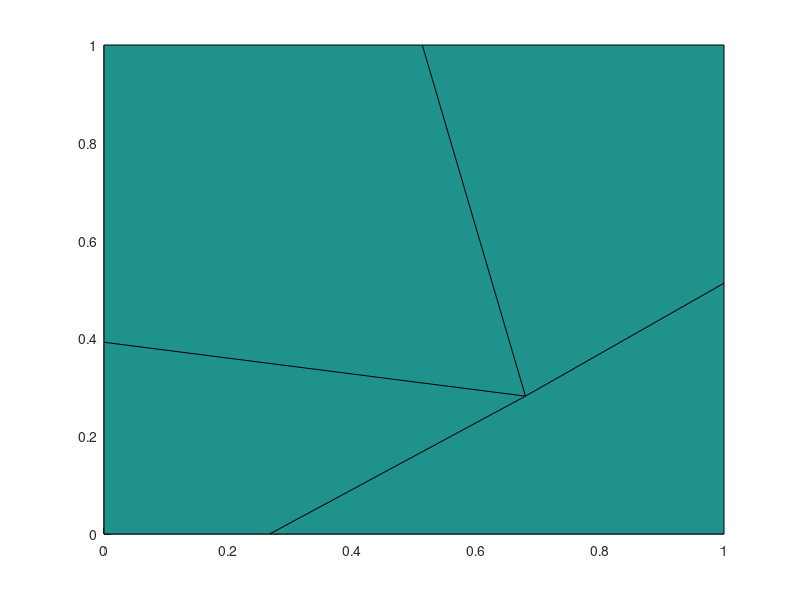
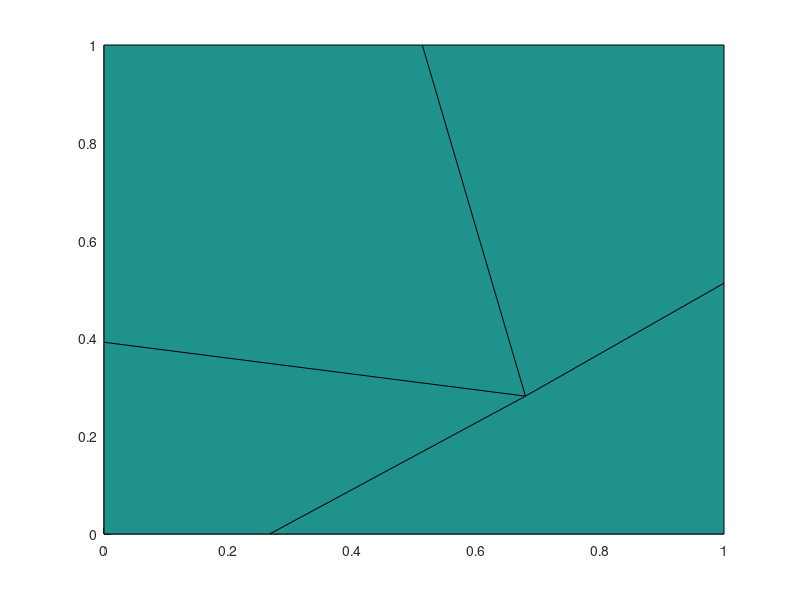
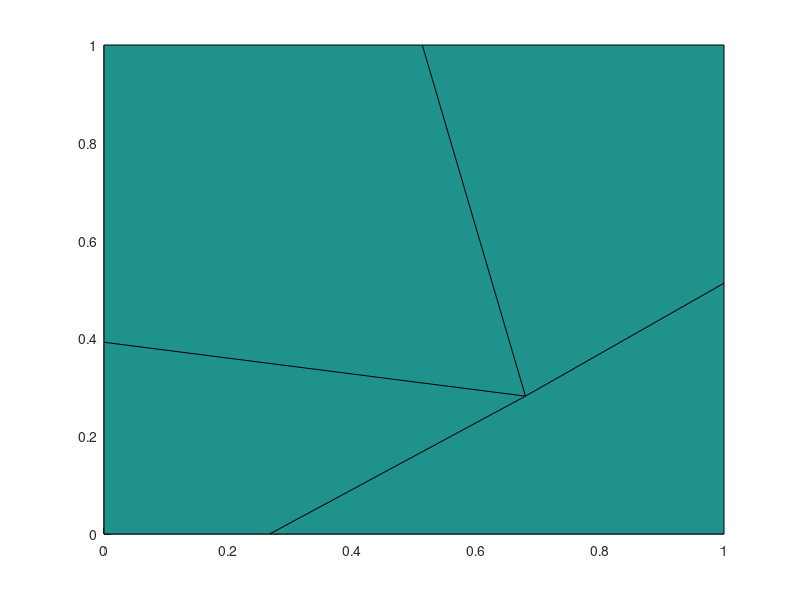

The MATLAB source for these figures, in order:
clear all; close all; clc;

% This routine generates an nm by nm mesh, commonly known as a
% Shestakov mesh, with 0 < r < rm and 0 < z < zm. The randomness
% is controlled by parameter "a", where 0 <= a <= 0.5. A value of 
% a = 0.5 gives a rectangular % mesh. Boomerang zones are allowed 
% but bowties are not allowed.
%
% Matlab version by Jean C. Ragusa, Texas A&M University, April 1, 2013
% (jean.ragusa@tamu.edu)
%
% based on the original Fortran program by Alek Sheshakov (LLNL); that 
% program is found in: Nuclear Science & Engineering, Vol 105, pp.88-104 
% (1990), "Test Problems in Radiative Transfer Calculations", by A. Shestakov, 
% D. Kershaw, and G. Zimmerman
%
% Many thanks to Michael Hall (LANL) for providing a copy of the F77 
% program


% number of subdivisions of the original rectangle
nc = 1;
% random parameter
a  = 0.25;
% rectangle dimensions
L = 1;
rm = L;
zm = L;

% allocate memory
nm = 2^nc + 1
ind = nm-1;
r=zeros(nm,nm);
z=zeros(nm,nm);

% initialize 4 corners
for i = 0:1
    k = 1 + i*ind;
    for j = 0:1
        l = 1 + j*ind;
        r(k,l) = L*(1-i);
        z(k,l) = L*j;
    end
end

% fill in the rest of the points
for nl = 0:nc-1
    nn = 2^nl;
    inc = ind/nn;
    inch = inc/2;
    for k = 1:nn
        k1 = 1+(k-1)*inc;
        k2 = k1+inc;
        k3 = k1+inch;
        for l = 1:nn
            l1 = 1+(l-1)*inc;
            l2 = l1+inc;
            l3 = l1+inch;
            if (l==1)
                ar = a+rand(1,1)*(1-2*a);
                r(k3,l1) = ar*r(k1,l1)+(1-ar)*r(k2,l1);
                z(k3,l1) = ar*z(k1,l1)+(1-ar)*z(k2,l1);
            end
            ar = a+rand(1,1)*(1-2*a);
            r(k2,l3) = ar*r(k2,l1)+(1-ar)*r(k2,l2);
            z(k2,l3) = ar*z(k2,l1)+(1-ar)*z(k2,l2);
            ar = a+rand(1,1)*(1-2*a);
            r(k3,l2) = ar*r(k1,l2)+(1-ar)*r(k2,l2);
            z(k3,l2) = ar*z(k1,l2)+(1-ar)*z(k2,l2);
            if (k==1)
                ar = a+rand(1,1)*(1-2*a);
                r(k1,l3) = ar*r(k1,l1)+(1-ar)*r(k1,l2);
                z(k1,l3) = ar*z(k1,l1)+(1-ar)*z(k1,l2);
            end
            ar = a+rand(1,1)*(1-2*a);
            br = a+rand(1,1)*(1-2*a);
            r1 = r(k1,l1);
            r2 = r(k2,l1);
            r3 = r(k2,l2);
            r4 = r(k1,l2);
            z1 = z(k1,l1);
            z2 = z(k2,l1);
            z3 = z(k2,l2);
            z4 = z(k1,l2);
            % check for boomerang zones
            det2 = (r2-r1)*(z3-z2)-(r3-r2)*(z2-z1);
            det3 = (r3-r2)*(z4-z3)-(r4-r3)*(z3-z2);
            det4 = (r4-r3)*(z1-z4)-(r1-r4)*(z4-z3);
            det1 = (r1-r4)*(z2-z1)-(r2-r1)*(z1-z4);
            if (det2>0)
                d = (r4-r3)*(z2-z1)-(r2-r1)*(z4-z3);
                r3p = ((r2-r1)*(r4*z3-r3*z4)-(r4-r3)*(r2*z1-r1*z2))/d;
                z3p = ((z2-z1)*(r4*z3-r3*z4)-(z4-z3)*(r2*z1-r1*z2))/d;
                d = (r4-r1)*(z2-z3)-(r2-r3)*(z4-z1);
                r1p = ((r2-r3)*(r4*z1-r1*z4)-(r4-r1)*(r2*z3-r3*z2))/d;
                z1p = ((z2-z3)*(r4*z1-r1*z4)-(z4-z1)*(r2*z3-r3*z2))/d;
                r3 = r3p;
                z3 = z3p;
                r1 = r1p;
                z1 = z1p;
            elseif (det3>0)
                d = (r1-r4)*(z3-z2)-(r3-r2)*(z1-z4);
                r4p = ((r3-r2)*(r1*z4-r4*z1)-(r1-r4)*(r3*z2-r2*z3))/d;
                z4p = ((z3-z2)*(r1*z4-r4*z1)-(z1-z4)*(r3*z2-r2*z3))/d;
                d = (r1-r2)*(z3-z4)-(r3-r4)*(z1-z2);
                r2p = ((r3-r4)*(r1*z2-r2*z1)-(r1-r2)*(r3*z4-r4*z3))/d;
                z2p = ((z3-z4)*(r1*z2-r2*z1)-(z1-z2)*(r3*z4-r4*z3))/d;
                r4 = r4p;
                z4 = z4p;
                r2 = r2p;
                z2 = z2p;
            elseif (det4>0)
                d = (r2-r1)*(z4-z3)-(r4-r3)*(z2-z1);
                r1p = ((r4-r3)*(r2*z1-r1*z2)-(r2-r1)*(r4*z3-r3*z4))/d;
                z1p = ((z4-z3)*(r2*z1-r1*z2)-(z2-z1)*(r4*z3-r3*z4))/d;
                d = (r2-r3)*(z4-z1)-(r4-r1)*(z2-z3);
                r3p = ((r4-r1)*(r2*z3-r3*z2)-(r2-r3)*(r4*z1-r1*z4))/d;
                z3p = ((z4-z1)*(r2*z3-r3*z2)-(z2-z3)*(r4*z1-r1*z4))/d;
                r1 = r1p;
                z1 = z1p;
                r3 = r3p;
                z3 = z3p;
            elseif (det1>0)
                d = (r3-r2)*(z1-z4)-(r1-r4)*(z3-z2);
                r2p = ((r1-r4)*(r3*z2-r2*z3)-(r3-r2)*(r1*z4-r4*z1))/d;
                z2p = ((z1-z4)*(r3*z2-r2*z3)-(z3-z2)*(r1*z4-r4*z1))/d;
                d = (r3-r4)*(z1-z2)-(r1-r2)*(z3-z4);
                r4p = ((r1-r2)*(r3*z4-r4*z3)-(r3-r4)*(r1*z2-r2*z1))/d;
                z4p = ((z1-z2)*(r3*z4-r4*z3)-(z3-z4)*(r1*z2-r2*z1))/d;
                r2 = r2p;
                z2 = z2p;
                r4 = r4p;
                z4 = z4p;
            end
            r(k3,l3) = ar*br*r1 + ar*(1-br)*r4 + (1-ar)*br*r2 + (1-ar)*(1-br)*r3;
            z(k3,l3) = ar*br*z1 + ar*(1-br)*z4 + (1-ar)*br*z2 + (1-ar)*(1-br)*z3;
        end
    end
end

% plotting in matlab
figure(1)
surf(r,z,ones(nm,nm))
view(0,90)

output_file1=strcat('.\figs\shestakov_quad_nc',int2str(nc),'_a',num2str(a));
print('-dpdf',strcat(output_file1,'.pdf'));
print('-dpng',strcat(output_file1,'.png'));
saveas(gcf,strcat(output_file1,'.fig'),'fig');


%---------------------------------------------
% save txt file
matID=1;
srcID=1;

% date and time;
[yr, mo, da, hr, mi, s] = datevec(now);

%%%%%%%%%%%%%%%%%%%%%
output_file1=strcat(output_file1,'.txt')
fid=fopen(output_file1,'w');

fprintf(fid,'# Date: %d/%d/%d   Time: %d:%d\n', mo, da, yr, hr, mi);

fprintf(fid,'# dimensions \n');
fprintf(fid,'%g %g \n',L,L);

n = (nm-1);
ncells = n*n;

fprintf(fid,'# connectivity \n');
fprintf(fid,'%d\n',ncells);
for iel=1:ncells
    skip = 4*(iel-1);
    i1 = skip + 1;
    i2 = skip + 2;
    i3 = skip + 3;
    i4 = skip + 4;
    fprintf(fid,'%d %d %d %d %d %d %d \n',4,i1,i2,i3,i4,matID,srcID);
end

fprintf(fid,'# DG vertices (counter-clockwise) \n');
fprintf(fid,'%d\n',4*ncells);
for i=1:n
    for j=1:n
        fprintf(fid,' %g %g \n %g %g \n %g %g \n %g %g \n',...
            r(i,j)    ,z(i,j)    ,...
            r(i,j+1)  ,z(i,j+1)  ,...
            r(i+1,j+1),z(i+1,j+1),...
            r(i+1,j)  ,z(i+1,j)  );
    end
end

fprintf(fid,'# grid vertices (counter-clockwise) \n');
fprintf(fid,'%d\n',(n+1)^2);
for i=1:n+1
    for j=1:n+1
        fprintf(fid,'%g %g \n',r(i,j),z(i,j) );
    end
end

fclose(fid)

%%%%%%%%%%%%%%%%%%%%%
%
%
% old mesh output
% % % %%%%%%%%%%%%%%%%%%%%%
% % % matID=0;
% % % srcID=0;
% % % %%%%%%%%%%%%%%%%%%%%%
% % % output_file1=strcat(output_file1,'.txt')
% % % fid=fopen(output_file1,'w');
% % % fprintf(fid,'%s\n','polygon');
% % % n2=(nm-1)^2;
% % % fprintf(fid,'%d\n',n2);
% % % for i=1:nm-1
% % %     for j=1:nm-1
% % %         fprintf(fid,'%d %g %g %g %g %g %g %g %g  %d %d \n',4,r(i,j)    ,z(i,j)    ,...
% % %                                                              r(i,j+1)  ,z(i,j+1)  ,...
% % %                                                              r(i+1,j+1),z(i+1,j+1),...
% % %                                                              r(i+1,j)  ,z(i+1,j)  ,matID,srcID);
% % %     end
% % % end 
% % % fclose(fid)
% % % %%%%%%%%%%%%%%%%%%%%%
% % % 

